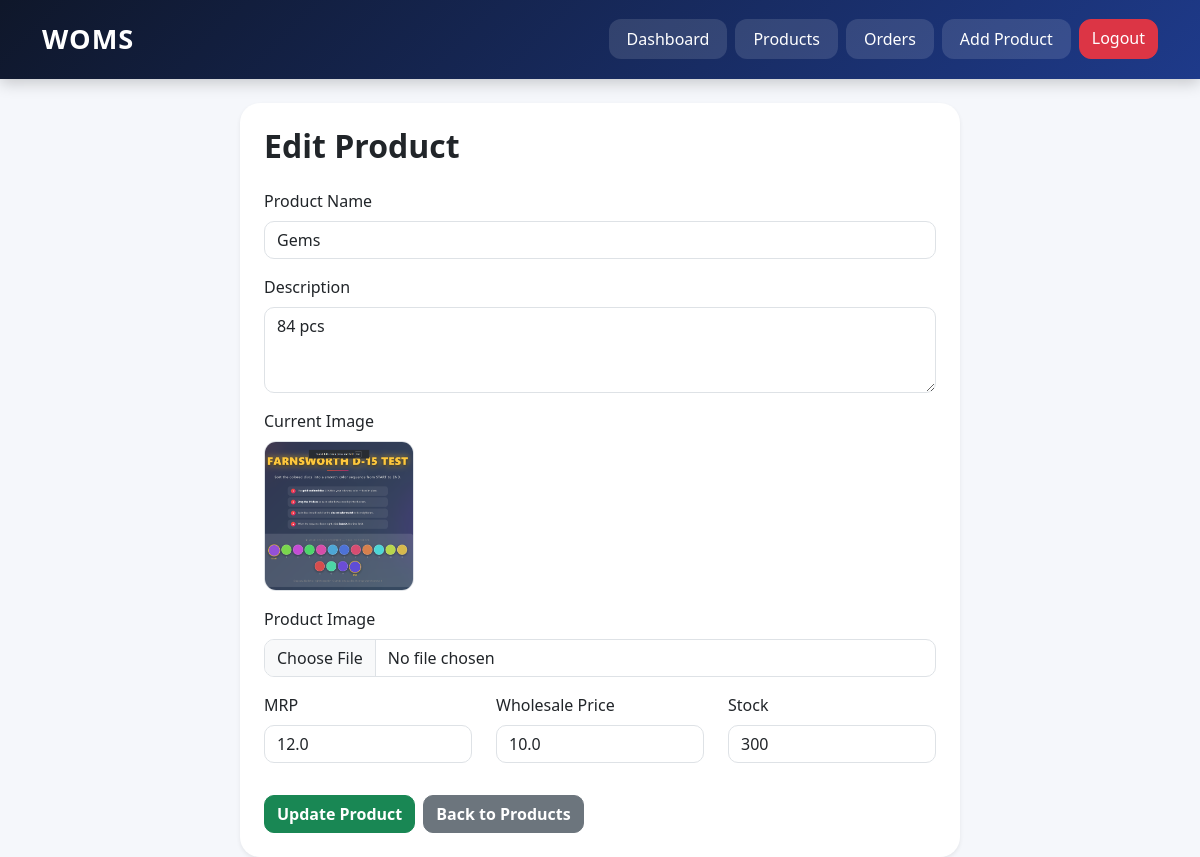
Screenshot of /edit_product/2 (signed in) with the database file from the repository.
### models.py (models this page shows)
class Product(db.Model):
    id = db.Column(db.Integer, primary_key=True)
    name = db.Column(db.String(100), nullable=False)
    description = db.Column(db.String(500))
    image = db.Column(db.String(200))
    mrp = db.Column(db.Float, nullable=False)
    price = db.Column(db.Float, nullable=False)
    stock = db.Column(db.Integer, nullable=False)
    is_active = db.Column(db.Boolean, default=True)

### app.py (the view, shortened to what this page needs)
@app.route('/edit_product/<int:product_id>', methods=['GET', 'POST'])
def edit_product(product_id):
    if 'admin_id' not in session:
        return redirect('/admin_login')
    product = Product.query.get(product_id)
    return render_template(
        'add_product.html',
        product=product
    )

### templates/add_product.html (shortened to what this page needs)
{% extends 'base.html' %}
{% block content %}
<div class="container mt-4">
    <div class="row justify-content-center">
        <div class="col-lg-8">
            <div class="card shadow-sm border-0 add-product-card">
                <div class="card-body p-4">
                    <h2 class="fw-bold mb-4">
                        {% if product %}
                        Edit Product
                        {% else %}
                        Add Product
                        {% endif %}
                    </h2>
                    <form method="POST" enctype="multipart/form-data">
                        <div class="mb-3">
                            <label class="form-label">
                                Product Name
                            </label>
                            <input type="text"
                                   name="name"
                                   class="form-control"
                                   value="{{ product.name if product else '' }}"
                                   required>
                        </div>
                        <div class="mb-3">
                            <label class="form-label">
                                Description
                            </label>
                            <textarea name="description"
                                      class="form-control"
                                      rows="3"
                                      required>{{ product.description if product else '' }}</textarea>
                        </div>
                        {% if product %}
                        <div class="mb-3">
                            <label class="form-label">
                                Current Image
                            </label>
                            <div>
                                <img src="/static/product_images/{{ product.image }}"
                                     class="product-preview"
                                     onerror="this.src='/static/images/no-image.png'">
                            </div>
                        </div>
                        {% endif %}
                        <div class="mb-3">
                            <label class="form-label">
                                Product Image
                            </label>
                            <input type="file"
                                   name="image"
                                   class="form-control"
                                   {% if not product %}required{% endif %}>
                        </div>
                        <div class="row">
                            <div class="col-md-4 mb-3">
                                <label class="form-label">
                                    MRP
                                </label>
                                <input type="number"
                                       step="0.01"
                                       name="mrp"
                                       class="form-control"
                                       value="{{ product.mrp if product else '' }}"
                                       required>
                            </div>
                            <div class="col-md-4 mb-3">
                                <label class="form-label">
                                    Wholesale Price
                                </label>
                                <input type="number"
                                       step="0.01"
                                       name="price"
                                       class="form-control"
                                       value="{{ product.price if product else '' }}"
                                       required>
                            </div>
                            <div class="col-md-4 mb-3">
                                <label class="form-label">
                                    Stock
                                </label>
                                <input type="number"
                                       name="stock"
                                       class="form-control"
                                       value="{{ product.stock if product else '' }}"
                                       required>
                            </div>
                        </div>
                        <div class="d-flex gap-2 mt-3">
                            <button type="submit"
                                    class="btn btn-success">
                                {% if product %}
                                Update Product
                                {% else %}
                                Add Product
                                {% endif %}
                            </button>
                            <a href="/products"
                               class="btn btn-secondary">
                                Back to Products
                            </a>
                        </div>
                    </form>
                </div>
            </div>
        </div>
    </div>
</div>
{% endblock %}

### static/css/style.css (style rules this page uses)
body { background: #f5f7fb; }
.add-product-card { border-radius: 20px; }
.product-preview { width: 150px; height: 150px; object-fit: cover; border-radius: 12px; border: 1px solid #dee2e6; }
.add-product-card .form-control { border-radius: 10px; }
.add-product-card .btn { border-radius: 10px; font-weight: 600; }

### rows the page displays
Product: name "Gems", description "84 pcs", image (picture), mrp "12.0", price "10.0", stock "300"
